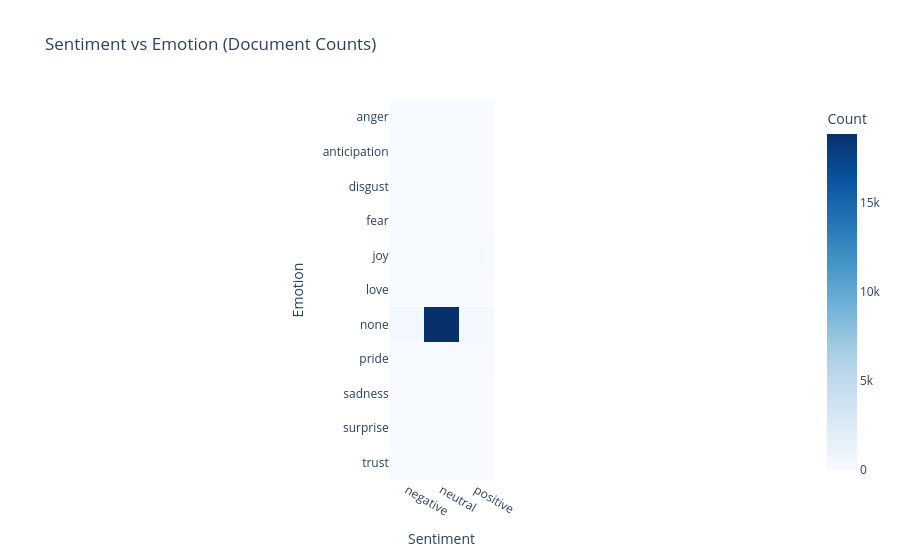

The cell this chart's notebook holds for it:
### Code cell
# Section 26: Sentiment vs Emotion Heatmap (Plotly)

import plotly.express as px
import pandas as pd

if "sentiment_lex" not in df_clean.columns:
    print("Column 'sentiment_lex' not found in df_clean. Skipping Section 26.")
else:
    crosstab = pd.crosstab(df_clean["emotion"], df_clean["sentiment_lex"])
    print("Sentiment vs Emotion crosstab:")
    print(crosstab)

    # Long-format (optional, if you want to use px.imshow directly we can skip melt)
    crosstab_reset = crosstab.reset_index().melt(
        id_vars="emotion", var_name="sentiment_lex", value_name="count"
    )

    fig = px.imshow(
        crosstab.values,
        x=crosstab.columns,   # sentiment_lex values
        y=crosstab.index,     # emotion values
        color_continuous_scale="Blues",
        labels=dict(x="Sentiment", y="Emotion", color="Count"),
        title="Sentiment vs Emotion (Document Counts)"
    )

    fig.show()

    print("\nSection 26 OK: Sentiment vs emotion heatmap done.")

### Figure 1 — Plotly figure (JSON) as saved in the notebook; plotly's stock layout.template omitted (floating-point values rounded to 4 significant figures)
{"data": [{"coloraxis": "coloraxis", "hovertemplate": "Sentiment: %{x}<br>Emotion: %{y}<br>Count: %{z}<extra></extra>", "name": "0", "type": "heatmap", "x": ["negative", "neutral", "positive"], "xaxis": "x", "y": ["anger", "anticipation", "disgust", "fear", "joy", "love", "none", "pride", "sadness", "surprise", "trust"], "yaxis": "y", "z": [[17, 32, 2], [9, 109, 6], [3, 5, 0], [43, 24, 0], [0, 70, 150], [3, 85, 19], [407, 18880, 458], [1, 102, 102], [25, 33, 1], [17, 98, 4], [4, 110, 13]]}], "layout": {"coloraxis": {"colorbar": {"title": {"text": "Count"}}, "colorscale": [[0, "rgb(247,251,255)"], [0.125, "rgb(222,235,247)"], [0.25, "rgb(198,219,239)"], [0.375, "rgb(158,202,225)"], [0.5, "rgb(107,174,214)"], [0.625, "rgb(66,146,198)"], [0.75, "rgb(33,113,181)"], [0.875, "rgb(8,81,156)"], [1, "rgb(8,48,107)"]]}, "title": {"text": "Sentiment vs Emotion (Document Counts)"}, "xaxis": {"anchor": "y", "constrain": "domain", "domain": [0, 1], "scaleanchor": "y", "title": {"text": "Sentiment"}}, "yaxis": {"anchor": "x", "autorange": "reversed", "constrain": "domain", "domain": [0, 1], "title": {"text": "Emotion"}}}}
